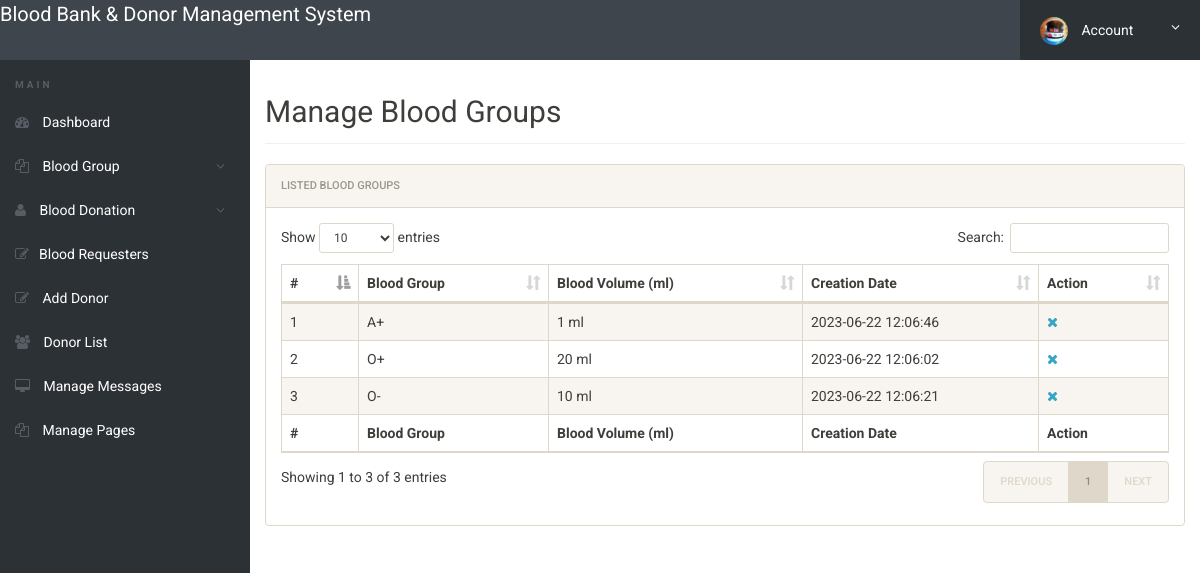
/admin/manage-bloodgroup.php (signed in), run on the app's committed database.
### tables this page shows
CREATE TABLE `tblbloodgroup` (
  `Id` int(10) NOT NULL,
  `BloodGroup` varchar(100) NOT NULL,
  `BloodVolume` varchar(100) NOT NULL,
  `DateCreated` varchar(100) NOT NULL
);

### admin/manage-bloodgroup.php (the view, shortened to what this page needs)
<?php
include('includes/config.php');
if(strlen($_SESSION['alogin'])==0)
	{
header('location:index.php');
}
else{
 ?>
<!doctype html>
<html lang="en" class="no-js">
<head>
	<link rel="stylesheet" href="css/font-awesome.min.css">
	<link rel="stylesheet" href="css/bootstrap.min.css">
	<link rel="stylesheet" href="css/dataTables.bootstrap.min.css">
	<link rel="stylesheet" href="css/bootstrap-social.css">
	<link rel="stylesheet" href="css/bootstrap-select.css">
	<link rel="stylesheet" href="css/fileinput.min.css">
	<link rel="stylesheet" href="css/awesome-bootstrap-checkbox.css">
	<link rel="stylesheet" href="css/style.css">
</head>
<body>
	<?php include('includes/header.php');?>
	<div class="ts-main-content">
		<?php include('includes/leftbar.php');?>
		<div class="content-wrapper">
			<div class="container-fluid">
				<div class="row">
					<div class="col-md-12">
						<h2 class="page-title">Manage Blood Groups</h2>
						<div class="panel panel-default">
							<div class="panel-heading">Listed  Blood Groups</div>
							<div class="panel-body">
								<table id="zctb" class="display table table-striped table-bordered table-hover" cellspacing="0" width="100%">
									<thead>
										<tr>
										<th>#</th>
											<th>Blood Group</th>
											<th>Blood Volume (ml)</th>
											<th>Creation Date</th>
											<th>Action</th>
										</tr>
									</thead>
									<tfoot>
										<tr>
										<th>#</th>
											<th>Blood Group</th>
											<th>Blood Volume (ml)</th>
											<th>Creation Date</th>
											<th>Action</th>
										</tr>
									</tfoot>
									<tbody>
<?php
$cnt=1;
$ret=mysqli_query($con,"SELECT * from tblbloodgroup");
if(mysqli_num_rows($ret) > 0 )
{
while ($row=mysqli_fetch_array($ret))
{
?>
										<tr>
											<td><?php echo htmlentities($cnt);?></td>
											<td><?php echo htmlentities($row['BloodGroup']);?></td>
											<td><?php echo htmlentities($row['BloodVolume']);?> ml</td>
											<td><?php echo htmlentities($row['DateCreated']);?></td>
<td>
<a href="manage-bloodgroup.php?del=<?php echo $row['Id'];?>" onclick="return confirm('Do you want to delete');"><i class="fa fa-close"></i></a></td>
										</tr>
										<?php $cnt=$cnt+1; }} ?>
									</tbody>
								</table>
							</div>
						</div>
					</div>
				</div>
			</div>
		</div>
	</div>
</body>
</html>
<?php } ?>

### admin/css/style.css (style rules this page uses)
html { font-size: 14px; }
@media only screen and (min-width: 480px) { html { font-size: 17px; } }
@media only screen and (min-width: 768px) { html { font-size: 14px; } }
body { font-size: 1em; }
a { color: #37a6c4; }
.panel { overflow: hidden; }
.page-title { padding-bottom: 15px; margin-bottom: 20px; border-bottom: 1px solid #f0f0f0; }
.ts-main-content .content-wrapper { padding-top: 15px; margin-top: 60px; }
@media only screen and (min-width: 992px) { .ts-main-content .content-wrapper { margin-left: 250px; } }

### data on the page
tblbloodgroup: BloodGroup "A+", BloodVolume "1", DateCreated "2023-06-22 12:06:46"
tblbloodgroup: BloodGroup "O+", BloodVolume "20", DateCreated "2023-06-22 12:06:02"
tblbloodgroup: BloodGroup "O-", BloodVolume "10", DateCreated "2023-06-22 12:06:21"
